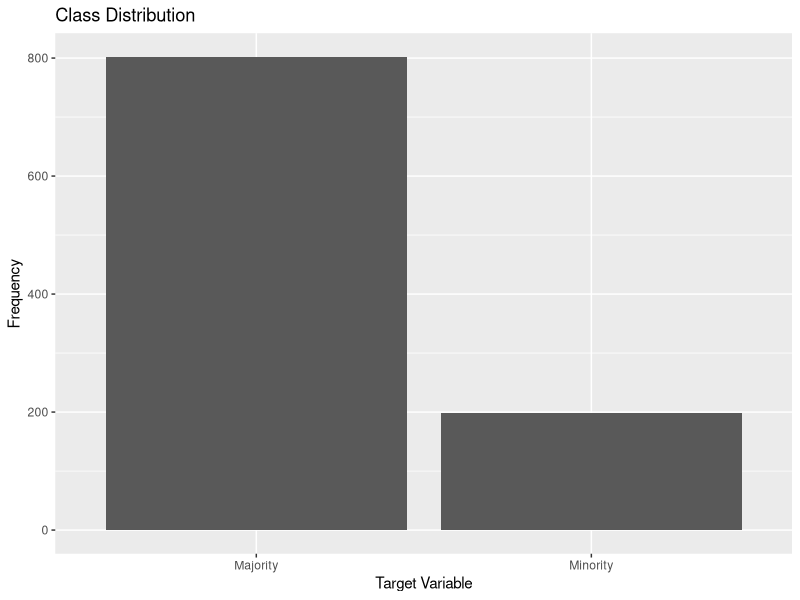

Recreate this plot in R. (Note: this script raises an error after producing the figure.)
## ---- chunk 1
knitr::opts_chunk$set(echo = TRUE)
## ---- chunk 2
# Generating dummy data
set.seed(123)
n <- 1000  # Total number of samples
p <- 0.8   # Probability of belonging to majority class
data <- data.frame(
  target = factor(ifelse(runif(n) < p, "Majority", "Minority")),
  feature1 = rnorm(n),
  feature2 = rnorm(n)
)
## ---- chunk 3
library(ggplot2)
# Checking class distribution
class_distribution <- table(data$target)
print(class_distribution)

# Visualizing class distribution
ggplot(data, aes(x = target)) +
  geom_bar() +
  labs(title = "Class Distribution",
       x = "Target Variable",
       y = "Frequency")
## ---- chunk 4
library(caret)
# Splitting data into training and testing sets
set.seed(123) # for reproducibility
train_index <- createDataPartition(data$target, p = 0.8, list = FALSE)
train_data <- data[train_index, ]
test_data <- data[-train_index, ]

# Training logistic regression model
log_model <- train(target ~ ., data = train_data, method = "glm", trControl = trainControl(method = "cv", number = 5, verboseIter = TRUE))
## ---- chunk 5
library(ROSE)
# Oversampling minority class
# Get the number of instances in the majority class
n_majority = max(table(train_data$target))

# Set N to be twice the number of instances in the majority class
N = 2 * n_majority

oversampled_data <- ovun.sample(target ~ ., data = train_data, method = "over", N = N)$data


# Training logistic regression model on oversampled data
log_model_oversampled <- train(target ~ ., data = oversampled_data, method = "glm", trControl = trainControl(method = "cv", number = 5, verboseIter = TRUE))
## ---- chunk 6
# Making predictions on test data
predictions <- predict(log_model, newdata = test_data)

# Evaluating model performance
conf_matrix <- confusionMatrix(predictions, test_data$target)
print(conf_matrix)

# Making predictions on test data with oversampled model
predictions_oversampled <- predict(log_model_oversampled, newdata = test_data)

# Evaluating oversampled model performance
conf_matrix_oversampled <- confusionMatrix(predictions_oversampled, test_data$target)
print(conf_matrix_oversampled)
